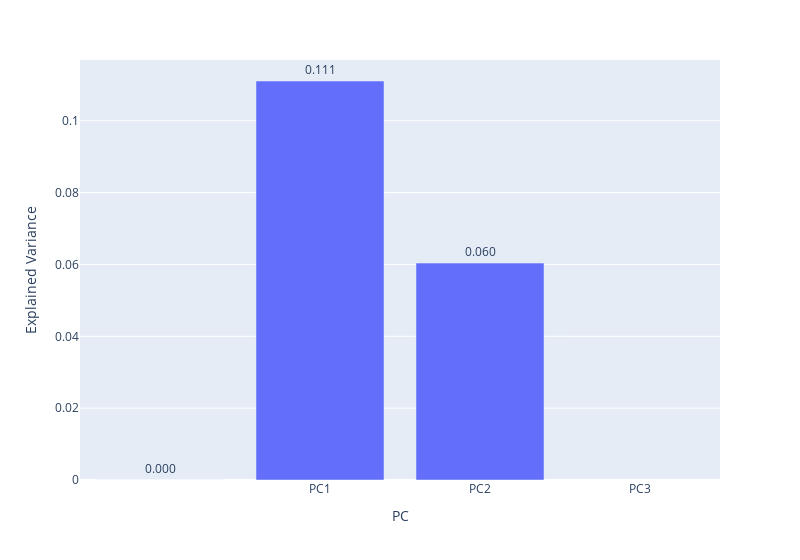

The cell this chart's notebook holds for it:
### Code cell
#GRAPHIQUE POUR LA VARIANCE EXPLIQUÉE

 

fig = px.bar(df_explained_variance, 
             x='PC', y='Explained Variance',
             text='Explained Variance',
             width=800)

fig.update_traces(texttemplate='%{text:.3f}', textposition='outside')
fig.show()

### Figure 1 — Plotly figure (JSON) as saved in the notebook; plotly's stock layout.template omitted (floating-point values rounded to 4 significant figures)
{"data": [{"alignmentgroup": "True", "hovertemplate": "PC=%{x}<br>Explained Variance=%{text}<extra></extra>", "legendgroup": "", "marker": {"color": "#636efa", "pattern": {"shape": ""}}, "name": "", "offsetgroup": "", "orientation": "v", "showlegend": false, "text": [0, 0.1111, 0.06039, null], "textposition": "outside", "texttemplate": "%{text:.3f}", "type": "bar", "x": ["", "PC1", "PC2", "PC3"], "xaxis": "x", "y": [0, 0.1111, 0.06039, null], "yaxis": "y"}], "layout": {"barmode": "relative", "legend": {"tracegroupgap": 0}, "margin": {"t": 60}, "width": 800, "xaxis": {"anchor": "y", "domain": [0, 1], "title": {"text": "PC"}}, "yaxis": {"anchor": "x", "domain": [0, 1], "title": {"text": "Explained Variance"}}}}
